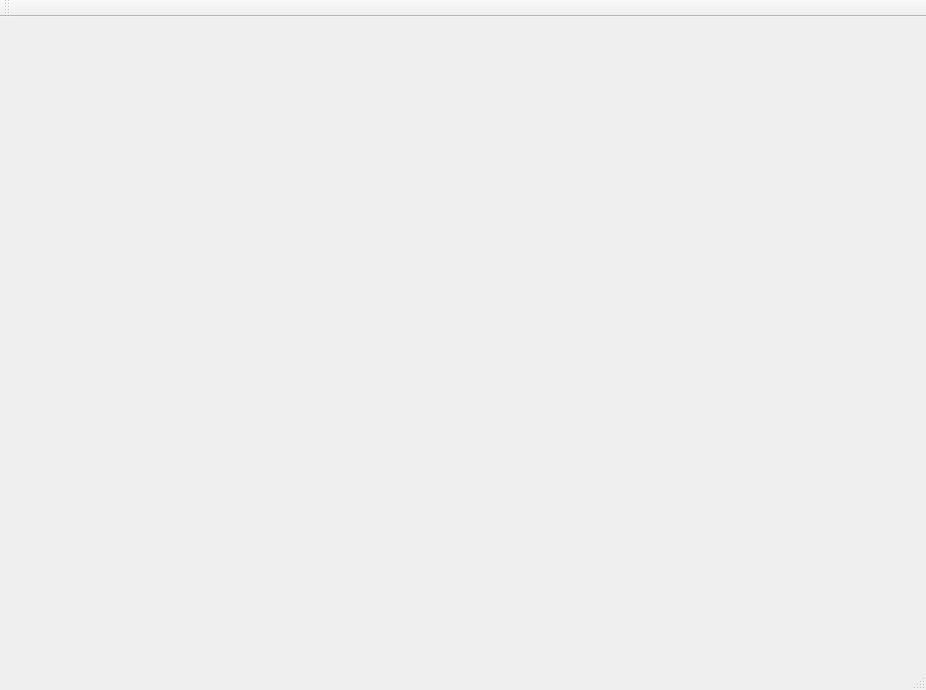
<?xml version="1.0" encoding="UTF-8"?>
<ui version="4.0">
 <class>MainWindow</class>
 <widget class="QMainWindow" name="MainWindow">
  <property name="geometry">
   <rect>
    <x>0</x>
    <y>0</y>
    <width>926</width>
    <height>690</height>
   </rect>
  </property>
  <property name="windowTitle">
   <string>MainWindow</string>
  </property>
  <widget class="QWidget" name="centralWidget"/>
  <widget class="QToolBar" name="mainToolBar">
   <attribute name="toolBarArea">
    <enum>TopToolBarArea</enum>
   </attribute>
   <attribute name="toolBarBreak">
    <bool>false</bool>
   </attribute>
  </widget>
  <widget class="QStatusBar" name="statusBar"/>
  <widget class="QMenuBar" name="menuBar">
   <property name="geometry">
    <rect>
     <x>0</x>
     <y>0</y>
     <width>926</width>
     <height>21</height>
    </rect>
   </property>
  </widget>
 </widget>
 <layoutdefault spacing="6" margin="11"/>
 <resources/>
 <connections/>
</ui>
